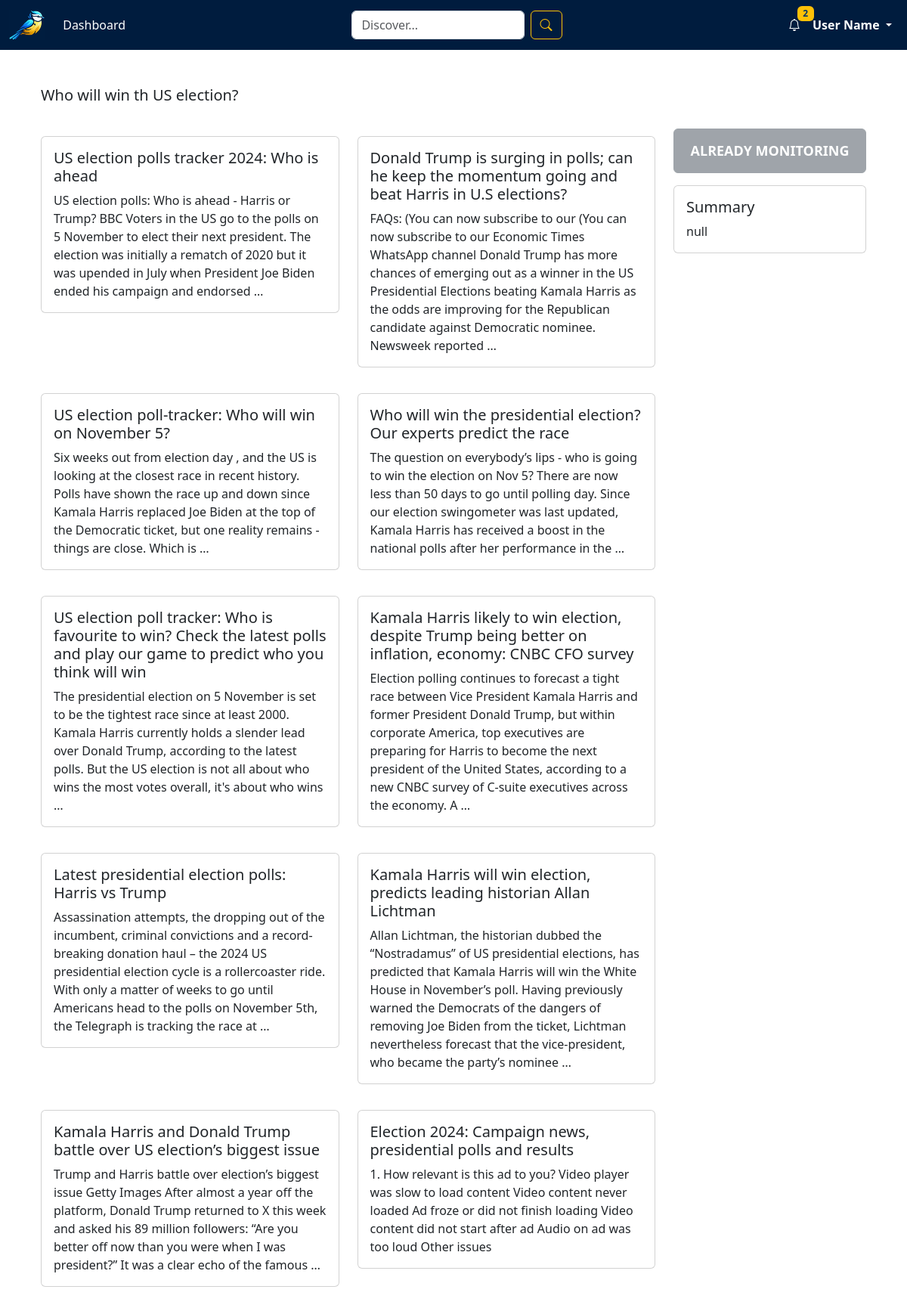
The page /discovery/ on the database its author committed.
### cfaa/models.py (models this page shows, shortened)
class Query(models.Model):
    text = models.TextField()
    search_query = models.TextField()
    article_summary = models.TextField()

class Article(models.Model):
    query = models.ForeignKey(Query, on_delete=models.CASCADE, related_name='articles')
    publish_date = models.DateField()
    title = models.TextField()
    text = models.TextField()
    url = models.URLField()
    summary = models.TextField(null=True, blank=True)  # Assuming summary/retrieved passage

### cfaa/views.py (the view)
# urls.py: path('discovery/', views.discovery_page, name='discovery'),
def discovery_page(request):
    env = environ.Env()
    environ.Env.read_env()
    OPENAI_API_KEY = env('OPENAI_API_KEY')
    client = OpenAI(api_key=OPENAI_API_KEY)  # Instantiate the OpenAI client
    if request.method == 'GET':
        query_text = request.GET.get('query', '')  # Get the query from the search bar
        if query_text:
            existing_query = Query.objects.filter(text=query_text).first()
            if existing_query:
                query = existing_query
                articles = Article.objects.filter(query=query)
            else:
                search_query = query_text  # You can refine the query if necessary
                result = scrape_and_store_news(query_text=query_text, search_query=search_query)
                query = get_object_or_404(Query, text=query_text)
                articles = Article.objects.filter(query=query)
            article_texts = [article.text for article in articles]
            if query.article_summary == 'null' or not query.article_summary:
                summary = generate_summary_over_articles(
                    client,
                    query.text,  # Pass query as a string (query.text)
                    article_texts[:5],  # Pass articles as an array of strings (article texts)
                    max_tokens=200,
                    temperature=0,
                    top_p=0.5
                )
                query.article_summary = summary
                query.save()  # Save the updated query with the new summary
            is_monitored = Report.objects.filter(query=query).exists()
        else:
            query = get_object_or_404(Query, id=1)  # Replace with any default query logic
            articles = Article.objects.filter(query=query).order_by('-publish_date')[:10]
            is_monitored = Report.objects.filter(query=query).exists()
        context = {
            'query': query,
            'articles': articles,
            'is_monitored': is_monitored  # Pass the monitoring flag
        }
        return render(request, 'cfaa/discovery.html', context)

### cfaa/templates/cfaa/discovery.html (shortened to what this page needs)
{% extends 'cfaa/base.html' %}
{% load static %}
{% block content %}
<link href="{% static 'cfaa/css/main.css' %}" rel="stylesheet">
<div class="container my-5 fixed-layout">
    <div class="question-section mb-4">
        <h5 class="question-text" data-query-id="{{ query.id }}" data-query="{{ query.text }}">
            {{ query.text }}
        </h5>
    </div>
    <div class="row content-wrapper">
        <div class="col-lg-9 scrollable-articles">
            <div class="row">
                {% if articles %}
                    {% for article in articles %}
                    <div class="col-md-6 mb-4">
                        <div class="card article-tile" style="cursor: pointer;" data-article-id="{{ article.id }}" data-article-text="{{ article.text }}" data-article-title="{{ article.title }}" data-article-url="{{ article.url }}">
                            <div class="card-body">
                                <h5 class="card-title">{{ article.title }}</h5>
                                <p class="card-text">{{ article.text|truncatewords:50 }}</p>
                            </div>
                        </div>
                    </div>
                    {% endfor %}
                {% else %}
                    <p>No articles found for this query.</p>
                {% endif %}
            </div>
        </div>
        <div class="col-lg-3 summary-tile">
            <div class="text-center mb-3">
                {% if is_monitored %}
                    <button class="btn btn-secondary btn-monitor" disabled>Already Monitoring</button>
                {% else %}
                    <button class="btn btn-warning btn-monitor">Monitor Question</button>
                {% endif %}
            </div>
            <div class="card">
                <div class="card-body">
                    <h5 class="card-title">Summary</h5>
                    <p class="card-text">
                        {% if query.article_summary %}
                            {{ query.article_summary }}
                        {% else %}
                            No summary available for this query yet.
                        {% endif %}
                    </p>
                </div>
            </div>
        </div>
    </div>
</div>
{% endblock %}

### cfaa/templates/cfaa/base.html (shortened to what this page needs)
<!DOCTYPE html>
{% load static %}
<html lang="en">
<head>
    <link href="{% static 'cfaa/css/main.css' %}" rel="stylesheet">
    <link href="https://cdn.jsdelivr.net/npm/bootstrap@5.3.0/dist/css/bootstrap.min.css" rel="stylesheet">
    <link href="https://cdn.jsdelivr.net/npm/bootstrap-icons/font/bootstrap-icons.css" rel="stylesheet">
</head>
<body>
    <nav class="navbar navbar-expand-lg">
        <div class="container-fluid">
            <a class="navbar-brand" href="{% url 'dashboard' %}">
                <img src="{% static 'cfaa/images/logo.jpg' %}" alt="Logo" style="height: 40px;">
            </a>
            <div class="collapse navbar-collapse" id="navbarNav">
                <ul class="navbar-nav me-auto">
                    <li class="nav-item">
                        <a class="nav-link" href="{% url 'dashboard' %}">Dashboard</a>
                    </li>
                </ul>
                <form class="d-flex w-25" method="get" action="{% url 'discovery' %}">
                    <input class="form-control me-2" type="text" name="query" placeholder="Discover...">
                    <button class="btn btn-outline-warning" type="submit">
                        <i class="bi bi-search"></i>
                    </button>
                </form>
                <ul class="navbar-nav ms-auto">
                    <li class="nav-item">
                        <a class="nav-link notification-icon" href="#">
                            <i class="bi bi-bell"></i>
                            <span class="badge">2</span>
                        </a>
                    </li>
                    <li class="nav-item dropdown">
                        <a class="nav-link dropdown-toggle profile-link" href="#" id="navbarDropdown" role="button" data-bs-toggle="dropdown" aria-expanded="false">
                            User Name
                        </a>
                    </li>
                </ul>
            </div>
        </div>
    </nav>
    <div class="container my-4">
        {% block content %}
        {% endblock %}
    </div>
</body>
</html>

### cfaa/static/cfaa/css/main.css (style rules this page uses)
.navbar { background-color: #001c3e; }
.navbar-brand { color: #fff; font-weight: bold; }
.nav-link { color: #fff; }
.notification-icon { position: relative; color: #fff; }
.notification-icon .badge { position: absolute; top: -5px; right: -10px; background-color: #ffc107; color: #003366; }
.profile-link { color: #fff; font-weight: bold; }
.btn-monitor { width: 100%; padding: 15px 0; font-size: 18px; font-weight: bold; text-transform: uppercase; }
.fixed-layout { display: flex; flex-direction: column; height: 100vh; }
.question-section { flex-shrink: 0; }
.content-wrapper { display: flex; flex-grow: 1; overflow: hidden; }
.scrollable-articles { overflow-y: auto; height: 100%; }
.summary-tile { position: sticky; top: 0; align-self: flex-start; }
.card { margin-top: 10px; }

### rows shown on the page
Query: text "Who will win th US election?", article_summary "null"
Article: title "US election polls tracker 2024: Who is ahead", text "US election polls: Who is ahead - Harris or Trump? BBC Voters in the US go to the polls on 5 November to elect their next president. The election was initially a rematch of 2020 but it was upended in July when President Joe Biden ended his campaign and endorsed …"
Article: title "Donald Trump is surging in polls; can he keep the momentum going and beat Harris in U.S elections?", text "FAQs: (You can now subscribe to our (You can now subscribe to our Economic Times WhatsApp channel Donald Trump has more chances of emerging out as a winner in the US Presidential Elections beating Kamala Harris as the odds are improving for the Republican candidate against Democratic nominee. Newsweek reported …"
Article: title "US election poll-tracker: Who will win on November 5?", text "Six weeks out from election day , and the US is looking at the closest race in recent history. Polls have shown the race up and down since Kamala Harris replaced Joe Biden at the top of the Democratic ticket, but one reality remains - things are close. Which is …"
Article: title "Who will win the presidential election? Our experts predict the race", text "The question on everybody’s lips - who is going to win the election on Nov 5? There are now less than 50 days to go until polling day. Since our election swingometer was last updated, Kamala Harris has received a boost in the national polls after her performance in the …"
Article: title "US election poll tracker: Who is favourite to win? Check the latest polls and play our game to predict who you think will win", text "The presidential election on 5 November is set to be the tightest race since at least 2000. Kamala Harris currently holds a slender lead over Donald Trump, according to the latest polls. But the US election is not all about who wins the most votes overall, it's about who wins …"
Article: title "Kamala Harris likely to win election, despite Trump being better on inflation, economy: CNBC CFO survey", text "Election polling continues to forecast a tight race between Vice President Kamala Harris and former President Donald Trump, but within corporate America, top executives are preparing for Harris to become the next president of the United States, according to a new CNBC survey of C-suite executives across the economy. A …"
Article: title "Latest presidential election polls: Harris vs Trump", text "Assassination attempts, the dropping out of the incumbent, criminal convictions and a record-breaking donation haul – the 2024 US presidential election cycle is a rollercoaster ride. With only a matter of weeks to go until Americans head to the polls on November 5th, the Telegraph is tracking the race at …"
Article: title "Kamala Harris will win election, predicts leading historian Allan Lichtman", text "Allan Lichtman, the historian dubbed the “Nostradamus” of US presidential elections, has predicted that Kamala Harris will win the White House in November’s poll. Having previously warned the Democrats of the dangers of removing Joe Biden from the ticket, Lichtman nevertheless forecast that the vice-president, who became the party’s nominee …"
Article: title "Kamala Harris and Donald Trump battle over US election’s biggest issue", text "Trump and Harris battle over election’s biggest issue Getty Images After almost a year off the platform, Donald Trump returned to X this week and asked his 89 million followers: “Are you better off now than you were when I was president?” It was a clear echo of the famous …"
Article: title "Election 2024: Campaign news, presidential polls and results", text "1. How relevant is this ad to you? Video player was slow to load content Video content never loaded Ad froze or did not finish loading Video content did not start after ad Audio on ad was too loud Other issues"
